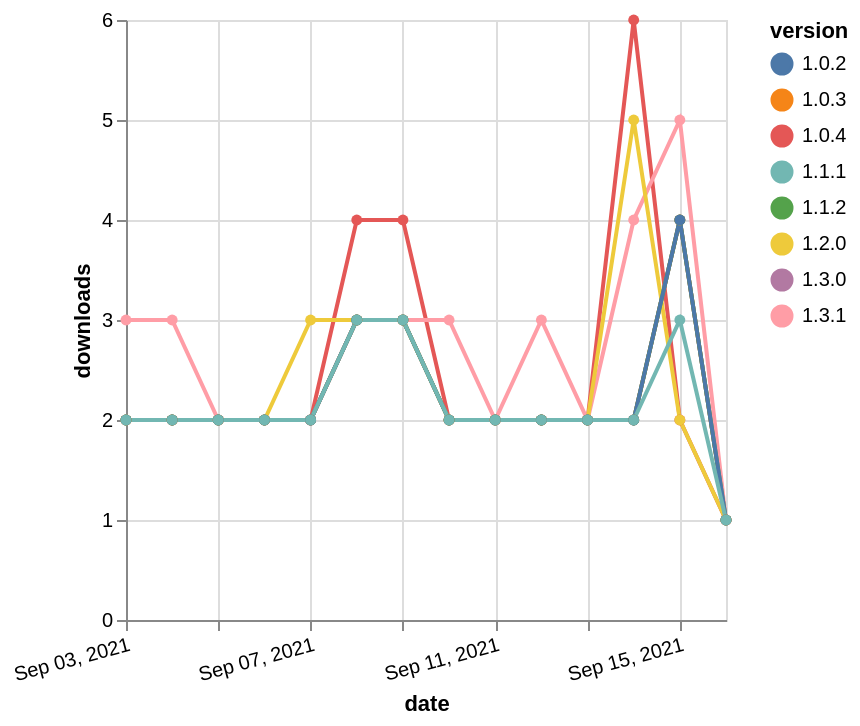

The specification (Vega-Lite) saved for this image:
### Vega-Lite specification from a JSON file in a GitHub repository (floating-point values rounded to 4 significant figures)
{"$schema": "https://vega.github.io/schema/vega-lite/v5.json", "description": "A simple bar chart with embedded data.", "data": {"values": [{"date": "2021-09-03", "total": 2796, "delta": 2, "version": "1.0.4"}, {"date": "2021-09-04", "total": 2798, "delta": 2, "version": "1.0.4"}, {"date": "2021-09-05", "total": 2800, "delta": 2, "version": "1.0.4"}, {"date": "2021-09-06", "total": 2802, "delta": 2, "version": "1.0.4"}, {"date": "2021-09-07", "total": 2804, "delta": 2, "version": "1.0.4"}, {"date": "2021-09-08", "total": 2808, "delta": 4, "version": "1.0.4"}, {"date": "2021-09-09", "total": 2812, "delta": 4, "version": "1.0.4"}, {"date": "2021-09-10", "total": 2814, "delta": 2, "version": "1.0.4"}, {"date": "2021-09-11", "total": 2816, "delta": 2, "version": "1.0.4"}, {"date": "2021-09-12", "total": 2818, "delta": 2, "version": "1.0.4"}, {"date": "2021-09-13", "total": 2820, "delta": 2, "version": "1.0.4"}, {"date": "2021-09-14", "total": 2826, "delta": 6, "version": "1.0.4"}, {"date": "2021-09-15", "total": 2828, "delta": 2, "version": "1.0.4"}, {"date": "2021-09-16", "total": 2829, "delta": 1, "version": "1.0.4"}, {"date": "2021-09-03", "total": 2030, "delta": 2, "version": "1.3.0"}, {"date": "2021-09-04", "total": 2032, "delta": 2, "version": "1.3.0"}, {"date": "2021-09-05", "total": 2034, "delta": 2, "version": "1.3.0"}, {"date": "2021-09-06", "total": 2036, "delta": 2, "version": "1.3.0"}, {"date": "2021-09-07", "total": 2038, "delta": 2, "version": "1.3.0"}, {"date": "2021-09-08", "total": 2041, "delta": 3, "version": "1.3.0"}, {"date": "2021-09-09", "total": 2044, "delta": 3, "version": "1.3.0"}, {"date": "2021-09-10", "total": 2046, "delta": 2, "version": "1.3.0"}, {"date": "2021-09-11", "total": 2048, "delta": 2, "version": "1.3.0"}, {"date": "2021-09-12", "total": 2050, "delta": 2, "version": "1.3.0"}, {"date": "2021-09-13", "total": 2052, "delta": 2, "version": "1.3.0"}, {"date": "2021-09-14", "total": 2054, "delta": 2, "version": "1.3.0"}, {"date": "2021-09-15", "total": 2058, "delta": 4, "version": "1.3.0"}, {"date": "2021-09-16", "total": 2059, "delta": 1, "version": "1.3.0"}, {"date": "2021-09-03", "total": 2578, "delta": 2, "version": "1.0.3"}, {"date": "2021-09-04", "total": 2580, "delta": 2, "version": "1.0.3"}, {"date": "2021-09-05", "total": 2582, "delta": 2, "version": "1.0.3"}, {"date": "2021-09-06", "total": 2584, "delta": 2, "version": "1.0.3"}, {"date": "2021-09-07", "total": 2586, "delta": 2, "version": "1.0.3"}, {"date": "2021-09-08", "total": 2589, "delta": 3, "version": "1.0.3"}, {"date": "2021-09-09", "total": 2592, "delta": 3, "version": "1.0.3"}, {"date": "2021-09-10", "total": 2594, "delta": 2, "version": "1.0.3"}, {"date": "2021-09-11", "total": 2596, "delta": 2, "version": "1.0.3"}, {"date": "2021-09-12", "total": 2598, "delta": 2, "version": "1.0.3"}, {"date": "2021-09-13", "total": 2600, "delta": 2, "version": "1.0.3"}, {"date": "2021-09-14", "total": 2602, "delta": 2, "version": "1.0.3"}, {"date": "2021-09-15", "total": 2606, "delta": 4, "version": "1.0.3"}, {"date": "2021-09-16", "total": 2607, "delta": 1, "version": "1.0.3"}, {"date": "2021-09-03", "total": 2392, "delta": 3, "version": "1.3.1"}, {"date": "2021-09-04", "total": 2395, "delta": 3, "version": "1.3.1"}, {"date": "2021-09-05", "total": 2397, "delta": 2, "version": "1.3.1"}, {"date": "2021-09-06", "total": 2399, "delta": 2, "version": "1.3.1"}, {"date": "2021-09-07", "total": 2401, "delta": 2, "version": "1.3.1"}, {"date": "2021-09-08", "total": 2404, "delta": 3, "version": "1.3.1"}, {"date": "2021-09-09", "total": 2407, "delta": 3, "version": "1.3.1"}, {"date": "2021-09-10", "total": 2410, "delta": 3, "version": "1.3.1"}, {"date": "2021-09-11", "total": 2412, "delta": 2, "version": "1.3.1"}, {"date": "2021-09-12", "total": 2415, "delta": 3, "version": "1.3.1"}, {"date": "2021-09-13", "total": 2417, "delta": 2, "version": "1.3.1"}, {"date": "2021-09-14", "total": 2421, "delta": 4, "version": "1.3.1"}, {"date": "2021-09-15", "total": 2426, "delta": 5, "version": "1.3.1"}, {"date": "2021-09-16", "total": 2427, "delta": 1, "version": "1.3.1"}, {"date": "2021-09-03", "total": 2273, "delta": 2, "version": "1.2.0"}, {"date": "2021-09-04", "total": 2275, "delta": 2, "version": "1.2.0"}, {"date": "2021-09-05", "total": 2277, "delta": 2, "version": "1.2.0"}, {"date": "2021-09-06", "total": 2279, "delta": 2, "version": "1.2.0"}, {"date": "2021-09-07", "total": 2282, "delta": 3, "version": "1.2.0"}, {"date": "2021-09-08", "total": 2285, "delta": 3, "version": "1.2.0"}, {"date": "2021-09-09", "total": 2288, "delta": 3, "version": "1.2.0"}, {"date": "2021-09-10", "total": 2290, "delta": 2, "version": "1.2.0"}, {"date": "2021-09-11", "total": 2292, "delta": 2, "version": "1.2.0"}, {"date": "2021-09-12", "total": 2294, "delta": 2, "version": "1.2.0"}, {"date": "2021-09-13", "total": 2296, "delta": 2, "version": "1.2.0"}, {"date": "2021-09-14", "total": 2301, "delta": 5, "version": "1.2.0"}, {"date": "2021-09-15", "total": 2303, "delta": 2, "version": "1.2.0"}, {"date": "2021-09-16", "total": 2304, "delta": 1, "version": "1.2.0"}, {"date": "2021-09-03", "total": 2327, "delta": 2, "version": "1.1.2"}, {"date": "2021-09-04", "total": 2329, "delta": 2, "version": "1.1.2"}, {"date": "2021-09-05", "total": 2331, "delta": 2, "version": "1.1.2"}, {"date": "2021-09-06", "total": 2333, "delta": 2, "version": "1.1.2"}, {"date": "2021-09-07", "total": 2335, "delta": 2, "version": "1.1.2"}, {"date": "2021-09-08", "total": 2338, "delta": 3, "version": "1.1.2"}, {"date": "2021-09-09", "total": 2341, "delta": 3, "version": "1.1.2"}, {"date": "2021-09-10", "total": 2343, "delta": 2, "version": "1.1.2"}, {"date": "2021-09-11", "total": 2345, "delta": 2, "version": "1.1.2"}, {"date": "2021-09-12", "total": 2347, "delta": 2, "version": "1.1.2"}, {"date": "2021-09-13", "total": 2349, "delta": 2, "version": "1.1.2"}, {"date": "2021-09-14", "total": 2351, "delta": 2, "version": "1.1.2"}, {"date": "2021-09-15", "total": 2355, "delta": 4, "version": "1.1.2"}, {"date": "2021-09-16", "total": 2356, "delta": 1, "version": "1.1.2"}, {"date": "2021-09-03", "total": 2558, "delta": 2, "version": "1.0.2"}, {"date": "2021-09-04", "total": 2560, "delta": 2, "version": "1.0.2"}, {"date": "2021-09-05", "total": 2562, "delta": 2, "version": "1.0.2"}, {"date": "2021-09-06", "total": 2564, "delta": 2, "version": "1.0.2"}, {"date": "2021-09-07", "total": 2566, "delta": 2, "version": "1.0.2"}, {"date": "2021-09-08", "total": 2569, "delta": 3, "version": "1.0.2"}, {"date": "2021-09-09", "total": 2572, "delta": 3, "version": "1.0.2"}, {"date": "2021-09-10", "total": 2574, "delta": 2, "version": "1.0.2"}, {"date": "2021-09-11", "total": 2576, "delta": 2, "version": "1.0.2"}, {"date": "2021-09-12", "total": 2578, "delta": 2, "version": "1.0.2"}, {"date": "2021-09-13", "total": 2580, "delta": 2, "version": "1.0.2"}, {"date": "2021-09-14", "total": 2582, "delta": 2, "version": "1.0.2"}, {"date": "2021-09-15", "total": 2586, "delta": 4, "version": "1.0.2"}, {"date": "2021-09-16", "total": 2587, "delta": 1, "version": "1.0.2"}, {"date": "2021-09-03", "total": 2310, "delta": 2, "version": "1.1.1"}, {"date": "2021-09-04", "total": 2312, "delta": 2, "version": "1.1.1"}, {"date": "2021-09-05", "total": 2314, "delta": 2, "version": "1.1.1"}, {"date": "2021-09-06", "total": 2316, "delta": 2, "version": "1.1.1"}, {"date": "2021-09-07", "total": 2318, "delta": 2, "version": "1.1.1"}, {"date": "2021-09-08", "total": 2321, "delta": 3, "version": "1.1.1"}, {"date": "2021-09-09", "total": 2324, "delta": 3, "version": "1.1.1"}, {"date": "2021-09-10", "total": 2326, "delta": 2, "version": "1.1.1"}, {"date": "2021-09-11", "total": 2328, "delta": 2, "version": "1.1.1"}, {"date": "2021-09-12", "total": 2330, "delta": 2, "version": "1.1.1"}, {"date": "2021-09-13", "total": 2332, "delta": 2, "version": "1.1.1"}, {"date": "2021-09-14", "total": 2334, "delta": 2, "version": "1.1.1"}, {"date": "2021-09-15", "total": 2337, "delta": 3, "version": "1.1.1"}, {"date": "2021-09-16", "total": 2338, "delta": 1, "version": "1.1.1"}]}, "width": "container", "mark": {"type": "line", "point": {"filled": true}}, "encoding": {"x": {"field": "date", "type": "temporal", "timeUnit": "yearmonthdate", "title": "date", "axis": {"labelAngle": -15}}, "y": {"field": "delta", "type": "quantitative", "title": "downloads"}, "color": {"field": "version", "type": "nominal"}, "tooltip": {"field": "delta"}}}
